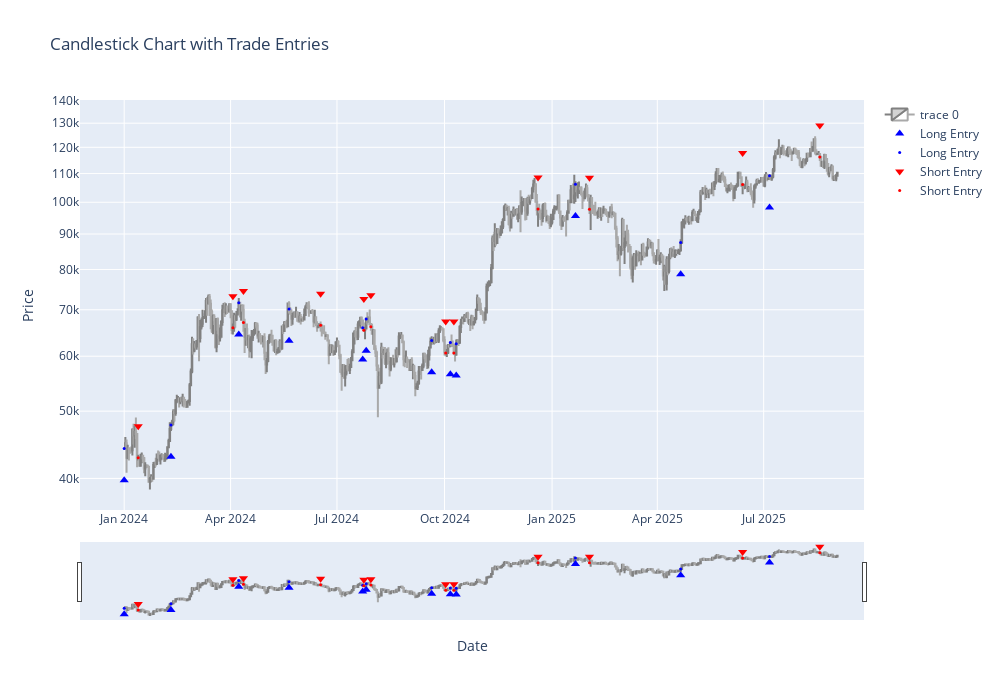

Notebook code for this chart:
### Markdown cell above
#### Out of Sample

### Code cell
# Create OOS Dataframe for Candlestick Chart
dataBTC_OOS = dataBTC[dataBTC.index > backtest_enddate]

# Produce Trades, Equity and Metrics Data for Out-of-Sample Performance
tradesBTC1_OOS = op.backtest(dataBTC, indicator_names, long_filters, short_filters, paramsBTC1, mode, 'tradesDF', backtest_enddate)
equityBTC1_OOS = op.backtest(dataBTC, indicator_names, long_filters, short_filters, paramsBTC1, mode, 'equityDF', backtest_enddate)
metricsBTC1_OOS = op.backtest(dataBTC, indicator_names, long_filters, short_filters, paramsBTC1, mode, 'MetricsTable', backtest_enddate)

# Plot Candlestick Chart for Trade Visualisation
plot.candleChart(dataBTC_OOS, tradesBTC1_OOS, mode)

### Figure 1 — Plotly figure (JSON) as saved in the notebook; plotly's stock layout.template omitted (floating-point values rounded to 4 significant figures; data arrays with more than 128 entries replaced by an {"elided": "..."} marker saying what was removed)
{"data": [{"close": {"elided": "610 float values"}, "decreasing": {"fillcolor": "white", "line": {"color": "darkgrey"}}, "high": {"elided": "610 float values"}, "increasing": {"fillcolor": "lightgrey", "line": {"color": "grey"}}, "low": {"elided": "610 float values"}, "open": {"elided": "610 float values"}, "type": "candlestick", "x": {"elided": "610 str values"}}, {"marker": {"color": "blue", "size": 8, "symbol": "triangle-up"}, "mode": "markers", "name": "Long Entry", "type": "scatter", "x": ["2024-01-01T00:00:00+00:00", "2024-02-10T00:00:00+00:00", "2024-04-08T00:00:00+00:00", "2024-05-21T00:00:00+00:00", "2024-07-23T00:00:00+00:00", "2024-07-26T00:00:00+00:00", "2024-09-20T00:00:00+00:00", "2024-10-06T00:00:00+00:00", "2024-10-11T00:00:00+00:00", "2025-01-21T00:00:00+00:00", "2025-04-21T00:00:00+00:00", "2025-07-06T00:00:00+00:00"], "y": [39760.0, 42980.0, 64458, 63130.0, 59340.0, 61120.0, 56880.0, 56540.0, 56286, 95530.0, 78760.0, 98280.0]}, {"marker": {"color": "blue", "size": 3, "symbol": "circle"}, "mode": "markers", "name": "Long Entry", "type": "scatter", "x": ["2024-01-01T00:00:00+00:00", "2024-02-10T00:00:00+00:00", "2024-04-08T00:00:00+00:00", "2024-05-21T00:00:00+00:00", "2024-07-23T00:00:00+00:00", "2024-07-26T00:00:00+00:00", "2024-09-20T00:00:00+00:00", "2024-10-06T00:00:00+00:00", "2024-10-11T00:00:00+00:00", "2025-01-21T00:00:00+00:00", "2025-04-21T00:00:00+00:00", "2025-07-06T00:00:00+00:00"], "y": [44180.0, 47750.0, 71620, 70150.0, 65940.0, 67910.0, 63200.0, 62820.0, 62540, 106100.0, 87520.0, 109200.0]}, {"marker": {"color": "red", "size": 8, "symbol": "triangle-down"}, "mode": "markers", "name": "Short Entry", "type": "scatter", "x": ["2024-01-13T00:00:00+00:00", "2024-04-03T00:00:00+00:00", "2024-04-12T00:00:00+00:00", "2024-06-17T00:00:00+00:00", "2024-07-24T00:00:00+00:00", "2024-07-30T00:00:00+00:00", "2024-10-02T00:00:00+00:00", "2024-10-09T00:00:00+00:00", "2024-12-20T00:00:00+00:00", "2025-02-02T00:00:00+00:00", "2025-06-13T00:00:00+00:00", "2025-08-18T00:00:00+00:00"], "y": [47560.0, 73220.0, 74500.0, 73820.0, 72570.0, 73470.0, 67320.0, 67310.0, 108600.0, 108400.0, 117700.0, 129000.0]}, {"marker": {"color": "red", "size": 3, "symbol": "circle"}, "mode": "markers", "name": "Short Entry", "type": "scatter", "x": ["2024-01-13T00:00:00+00:00", "2024-04-03T00:00:00+00:00", "2024-04-12T00:00:00+00:00", "2024-06-17T00:00:00+00:00", "2024-07-24T00:00:00+00:00", "2024-07-30T00:00:00+00:00", "2024-10-02T00:00:00+00:00", "2024-10-09T00:00:00+00:00", "2024-12-20T00:00:00+00:00", "2025-02-02T00:00:00+00:00", "2025-06-13T00:00:00+00:00", "2025-08-18T00:00:00+00:00"], "y": [42850.0, 65960.0, 67120.0, 66500.0, 65376, 66188, 60650.0, 60640.0, 97810.0, 97700.0, 106100.0, 116200.0]}], "layout": {"height": 700, "title": {"text": "Candlestick Chart with Trade Entries"}, "width": 1000, "xaxis": {"title": {"text": "Date"}}, "yaxis": {"title": {"text": "Price"}, "type": "log"}}}
